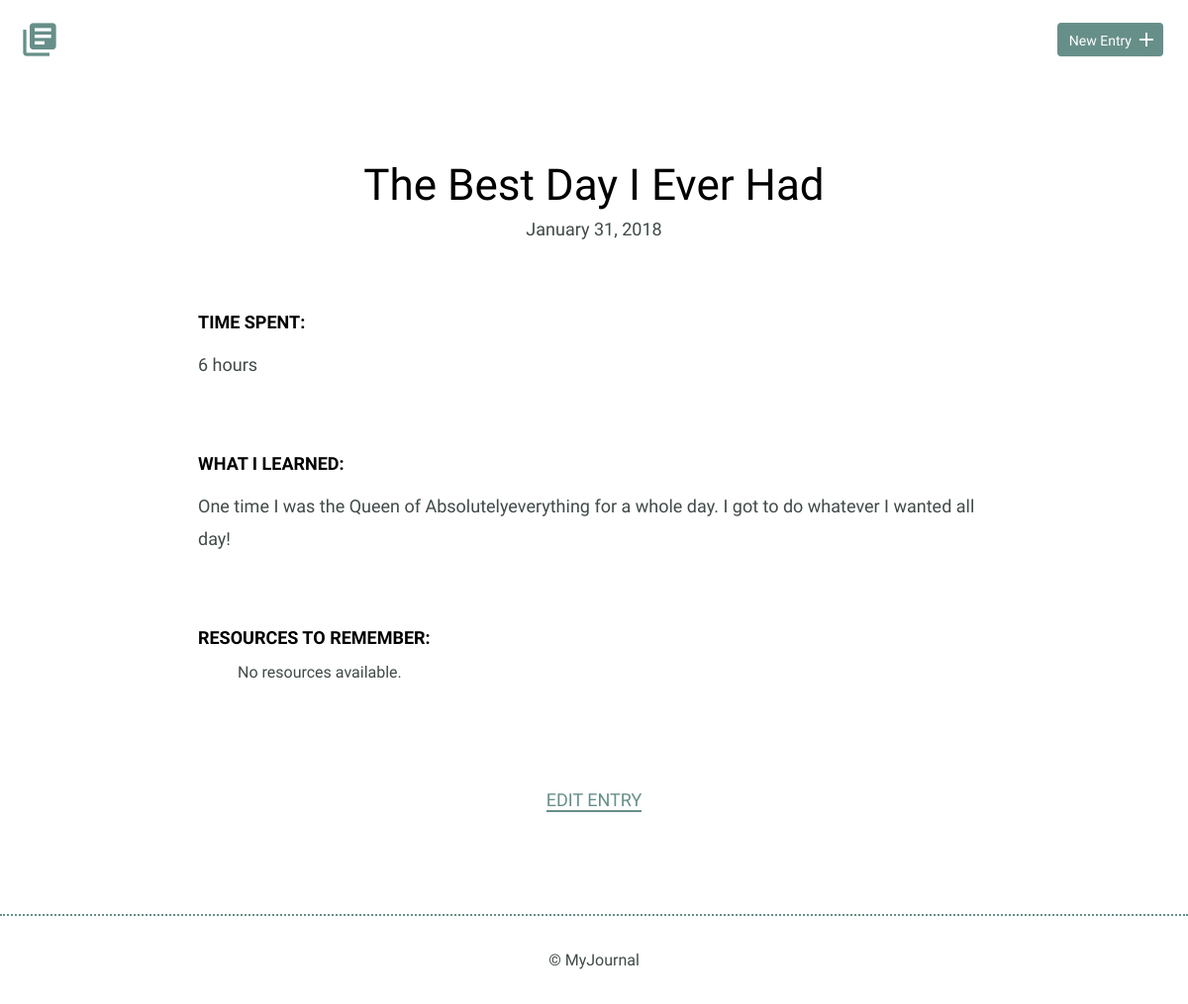
Screenshot of /detail.php?id=1 with the database file from the repository.
### tables this page shows
CREATE TABLE "entries" (
	`id`	INTEGER,
	`title`	TEXT,
	`date`	TEXT,
	`time_spent`	INTEGER,
	`learned`	BLOB,
	`resources`	BLOB,
	PRIMARY KEY(`id`)
);

### inc/functions.php (called while the page is built, shortened)
<?php
function journal_details($journal_id){
    include ('connection.php');
    $sql = 'SELECT * FROM entries WHERE id = ?';
    try{
        $results = $db->prepare($sql);
        $results->bindValue(1,$journal_id,PDO::PARAM_INT);
        $results->execute();
    } catch(Exception $e){
        echo "Error!: ".$e->getMessage();
        return false;
    }
    return $results->fetch();
}
?>

### detail.php (the view)
<?php
include('inc/connection.php');
include('inc/header.php');
include('inc/functions.php');
if(isset($_GET["id"])){
    $journal_id = filter_input(INPUT_GET, "id", FILTER_SANITIZE_NUMBER_INT);
    $item = journal_details($journal_id);
}
?>
<!DOCTYPE html>
<html>
    <body>
        <section>
            <div class="container">
                <div class="entry-list single">
                    <article>
                        <h1><?php echo $item["title"]; ?></h1>
                        <time datetime="<?php echo $item["date"]; ?>"><?php echo date('F d, Y', strtotime($item["date"])); ?></time>
                        <div class="entry">
                            <h3>Time Spent: </h3>
                            <p><?php echo $item["time_spent"]; ?></p>
                        </div>
                        <div class="entry">
                            <h3>What I Learned:</h3>
                            <p><?php echo $item["learned"]; ?></p>
                        </div>
                        <div class="entry">
                            <h3>Resources to Remember:</h3>
                            <ul>
                                <?php
                                if ($item["resources"] == null) {
                                    echo "No resources available.";
                                } else {
                                    $resources = explode(",", $item["resources"]);
                                    foreach ($resources as $resource) {
                                        echo "<li><a href=''>" . $resource . "</a></li>";
                                    }
                                }
                                ?>
                            </ul>
                        </div>
                    </article>
                </div>
            </div>
            <div class="edit">
                <?php
                echo "<p><a href='edit.php?id=" . $item["id"] . "'>Edit Entry</a></p>";
                ?>
            </div>
        </section>
    </body>
    <?php
      include('inc/footer.php');
      ?>
</html>

### css/site.css (style rules this page uses)
body { font-size: 16px; color: #404a49; font-family: 'Cousine', serif; font-weight: 400; }
.container { margin: 0 auto; padding: 0 25px; }
h1, h2, h3 { margin: 0; font-weight: 400; line-height: 1em; color: #000; }
h1 { font-size: 44px; margin-bottom: 12px; }
h3 { font-size: 18px; font-family: 'Work Sans', serif; font-weight: 600; text-transform: uppercase; }
p { line-height: 1.8em; font-size: 18px; }
p a { border-bottom: 2px solid #678f89; padding: 0; color: #678f89; text-decoration: none; }
.entry-list, .edit-entry, .new-entry { max-width: 800px; margin: 0 auto; padding: 70px 0 150px 0; }
.entry-list article { margin-bottom: 70px; text-align: center; }
.entry-list article:last-child { margin-bottom: 0; }
.entry-list.single { padding-bottom: 70px; }
.entry-list.single time { font-size: 18px; }
.entry { max-width: 800px; margin: 75px auto 0 auto; text-align: left; }
.entry p { margin-bottom: 40px; }
.edit { padding-bottom: 80px; text-align: center; margin: 0 auto; }
.edit a { font-weight: 400; text-transform: uppercase; font-size: 18px; }

### rows the page displays
entries: title "The Best Day I Ever Had", date "January 31, 2018", time_spent "6 hours", learned "One time I was the Queen of Absolutelyeverything for a whole day. I got to do whatever I wanted all day!"
